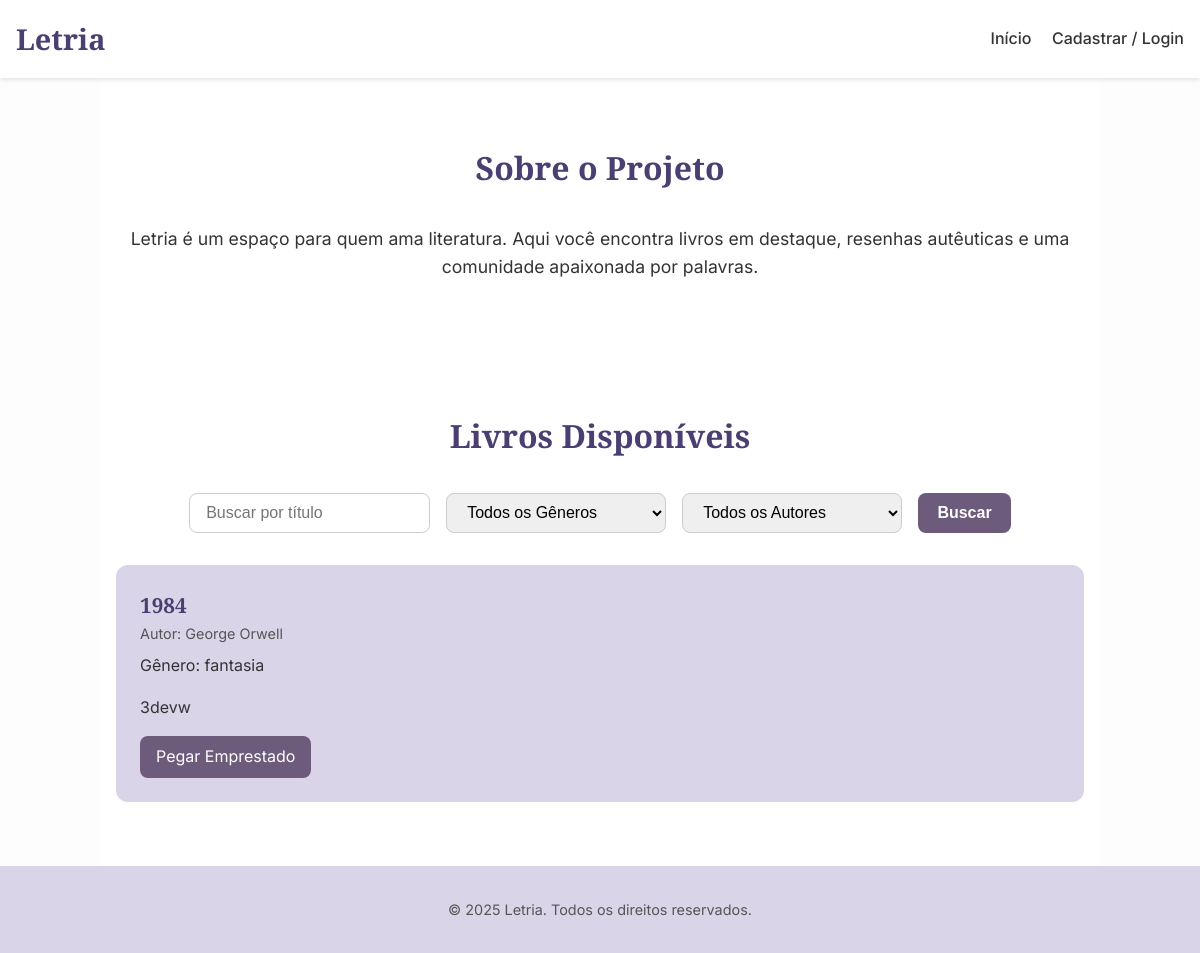
Before: / with the older database file.
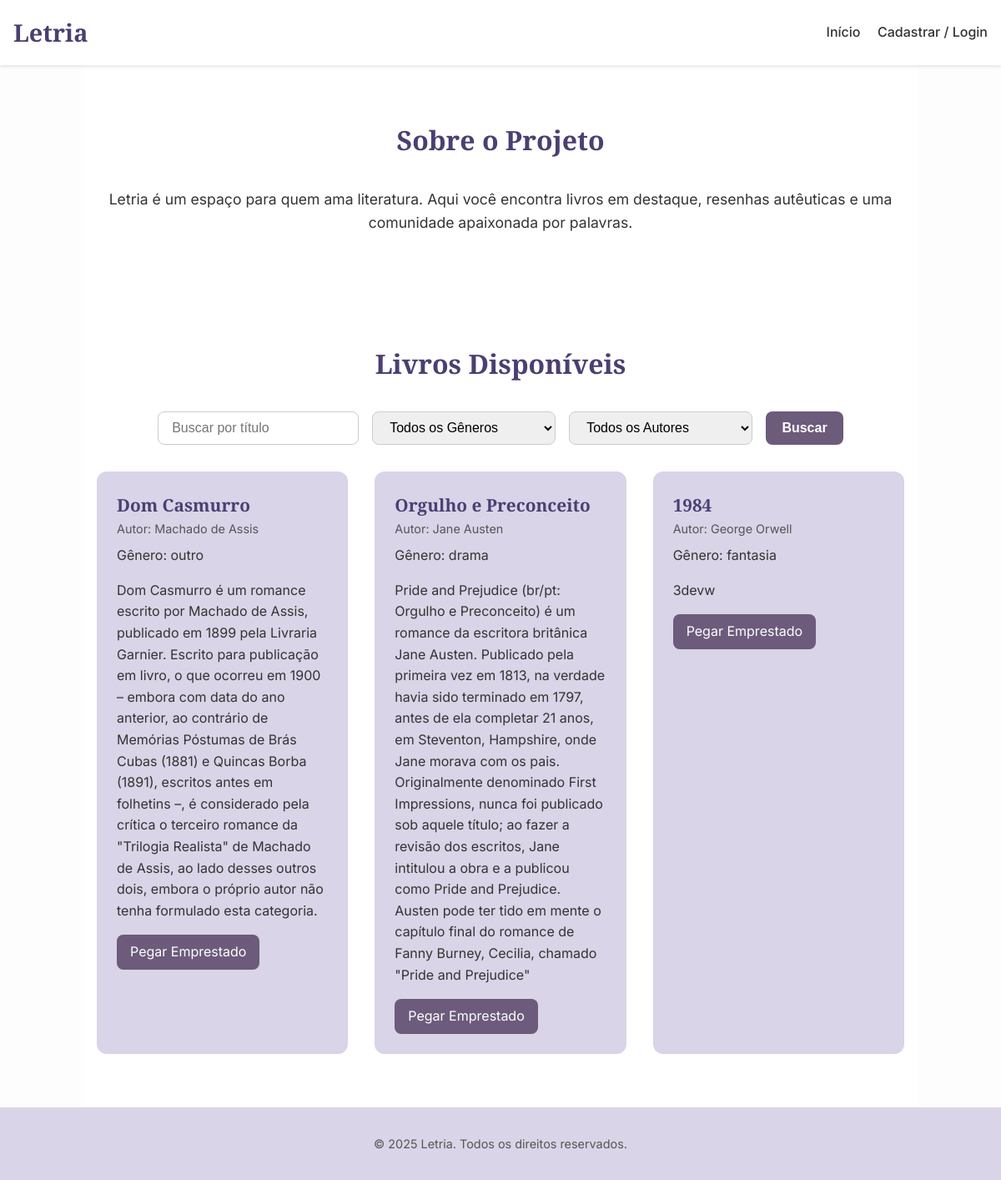
After: the same page with the newer database file.
### app/models.py (models this page shows)
class Livro(Base):
    __tablename__ = "livros"
    id = Column(Integer, primary_key=True, index=True)
    titulo = Column(String, nullable=False)
    descricao = Column(Text)
    ano_publicacao = Column(Integer)
    genero = Column(String)
    capa_url = Column(String)
    autor_id = Column(Integer, ForeignKey("autores.id"))
    disponibilidade = Column(Boolean, default=True)
    autor = relationship("Autor", back_populates="livros")
    emprestimos = relationship("Emprestimo", back_populates="livro")

class Autor(Base):
    __tablename__ = "autores"
    id = Column(Integer, primary_key=True, index=True)
    nome = Column(String, nullable=False)
    biografia = Column(Text)
    livros = relationship("Livro", back_populates="autor")

### app/main.py (the view)
@app.get("/")
def homepage(
    request: Request,
    busca_titulo: str = "",
    genero: str = "",
    autor_id: str = "",
    db: Session = Depends(get_db)
):
    query = db.query(Livro)
    if busca_titulo:
        query = query.filter(Livro.titulo.ilike(f"%{busca_titulo}%"))
    if genero:
        query = query.filter(Livro.genero == genero)
    if autor_id:
        query = query.filter(Livro.autor_id == int(autor_id))
    livros = query.order_by(Livro.id.desc()).all()
    generos = [row[0] for row in db.query(Livro.genero).distinct().all()]
    autores = db.query(Autor).all()
    return templates.TemplateResponse("index.html", {
        "request": request,
        "livros": livros,
        "generos": generos,
        "autores": autores,
        "genero": genero,
        "autor_id": autor_id,
        "sucesso": False
    })

### templates/index.html (shortened to what this page needs)
<!DOCTYPE html>
<html lang="pt-br">
<head>
</head>
<body>
  <header class="cabecalho">
    <div class="conteudo-cabecalho">
      <h1 class="logo">Letria</h1>
      <nav class="navegacao">
        <a href="/">Início</a>
        <a href="/usuario"> Cadastrar / Login</a>
      </nav>
    </div>
  </header>
  <main class="conteudo-centralizado">
    <section id="sobre" class="sessao-sobre">
      <h2 class="titulo-secao">Sobre o Projeto</h2>
      <p class="texto-secao">
        Letria é um espaço para quem ama literatura. Aqui você encontra livros em destaque, resenhas autêuticas e uma comunidade apaixonada por palavras.
      </p>
    </section>
    <section id="destaques" class="sessao-livros">
      <h2 class="titulo-secao">Livros Disponíveis</h2>
      <form method="get" action="/" class="form-filtro">
        <input type="text" name="busca_titulo" placeholder="Buscar por título">
        <select name="genero">
          <option value="">Todos os Gêneros</option>
        </select>
        <select name="autor_id">
          <option value="">Todos os Autores</option>
        </select>
        <button type="submit">Buscar</button>
      </form>
      <section id="lista-livros" class="grade-livros">
        {% for livro in livros %}
          <article class="livro-destacado">
            <h3 class="titulo-livro">{{ livro.titulo }}</h3>
            <p class="autor-livro">Autor: {{ livro.autor.nome }}</p>
            <p class="descricao-livro">Gênero: {{ livro.genero }}</p>
            <p class="descricao-livro">{{ livro.descricao }}</p>
            <a href="/emprestimo" class="botao-ler-mais">Pegar Emprestado</a>
          </article>
        {% else %}
          <p>Nenhum livro encontrado.</p>
        {% endfor %}
      </section>
    </section>
  </main>
  <footer class="rodape">
    <p>&copy; 2025 Letria. Todos os direitos reservados.</p>
  </footer>
</body>
</html>

### templates/index.html (style rules this page uses)
:root { --cor-primaria: #4B3F72; --cor-secundaria: #D9D4E7; --cor-fundo: #FDFDFD; --cor-texto: #333333; --cor-botao: #6C5B7B; --cor-botao-hover: #5A4E69; --fonte-titulo: 'Playfair Display', serif; --fonte-texto: 'Inter', sans-serif; }
* { margin: 0; padding: 0; box-sizing: border-box; }
body { font-family: var(--fonte-texto); background-color: var(--cor-fundo); color: var(--cor-texto); line-height: 1.6; }
.cabecalho { background-color: white; box-shadow: 0 2px 4px rgba(0,0,0,0.1); position: sticky; top: 0; z-index: 100; padding: 1rem 0; }
.conteudo-cabecalho { max-width: 1200px; margin: 0 auto; display: flex; justify-content: space-between; align-items: center; padding: 0 1rem; }
.logo { font-family: var(--fonte-titulo); font-size: 1.8rem; color: var(--cor-primaria); }
.navegacao a { margin-left: 1rem; text-decoration: none; color: var(--cor-texto); font-weight: 500; transition: color 0.3s; }
.sessao-sobre, .sessao-livros, .sessao-resenhas { padding: 4rem 1rem; background-color: white; }
.titulo-secao { text-align: center; font-family: var(--fonte-titulo); font-size: 2rem; margin-bottom: 2rem; color: var(--cor-primaria); }
.conteudo-centralizado { max-width: 1000px; margin: 0 auto; }
.texto-secao { font-size: 1.1rem; text-align: center; color: var(--cor-texto); }
.grade-livros { display: grid; grid-template-columns: repeat(auto-fit, minmax(280px, 1fr)); gap: 2rem; margin-top: 2rem; }
.livro-destacado { background-color: var(--cor-secundaria); border-radius: 12px; padding: 1.5rem; transition: transform 0.3s, box-shadow 0.3s; }
.titulo-livro { font-family: var(--fonte-titulo); color: var(--cor-primaria); font-size: 1.3rem; }
.autor-livro { font-size: 0.9rem; color: #555; margin-bottom: 0.5rem; }
.descricao-livro { margin-bottom: 1rem; }
.botao-ler-mais { text-decoration: none; background-color: var(--cor-botao); color: white; padding: 0.5rem 1rem; border-radius: 8px; transition: background-color 0.3s; display: inline-block; }
.rodape { text-align: center; padding: 2rem 1rem; font-size: 0.9rem; background-color: var(--cor-secundaria); color: #555; }
.form-filtro { display: flex; justify-content: center; flex-wrap: wrap; gap: 1rem; margin-bottom: 2rem; }
.form-filtro input[type="text"], .form-filtro select { padding: 0.6rem 1rem; border-radius: 8px; border: 1px solid #ccc; font-size: 1rem; min-width: 220px; }
.form-filtro button { padding: 0.6rem 1.2rem; background-color: var(--cor-botao); color: white; border: none; border-radius: 8px; font-size: 1rem; font-weight: bold; cursor: pointer; transition: background-color 0.3s; }

Changed rows visible on the page:
added Livro: titulo "Dom Casmurro", autor.nome "Machado de Assis", genero "outro", descricao "Dom Casmurro é um romance escrito por Machado de Assis, publicado em 1899 pela Livraria Garnier. Escrito para publicação em livro, o que ocorreu em 1900 – embora com data do ano anterior, ao contrário de Memórias Póstumas de Brás Cubas (1881) e Quincas Borba (1891), escritos antes em folhetins –, é considerado pela crítica o terceiro romance da \"Trilogia Realista\" de Machado de Assis, ao lado desses outros dois, embora o próprio autor não tenha formulado esta categoria."
added Livro: titulo "Orgulho e Preconceito", autor.nome "Jane Austen", genero "drama", descricao "Pride and Prejudice (br/pt: Orgulho e Preconceito) é um romance da escritora britânica Jane Austen. Publicado pela primeira vez em 1813, na verdade havia sido terminado em 1797, antes de ela completar 21 anos, em Steventon, Hampshire, onde Jane morava com os pais. Originalmente denominado First Impressions, nunca foi publicado sob aquele título; ao fazer a revisão dos escritos, Jane intitulou a obra e a publicou como Pride and Prejudice. Austen pode ter tido em mente o capítulo final do romance de Fanny Burney, Cecilia, chamado \"Pride and Prejudice\""
